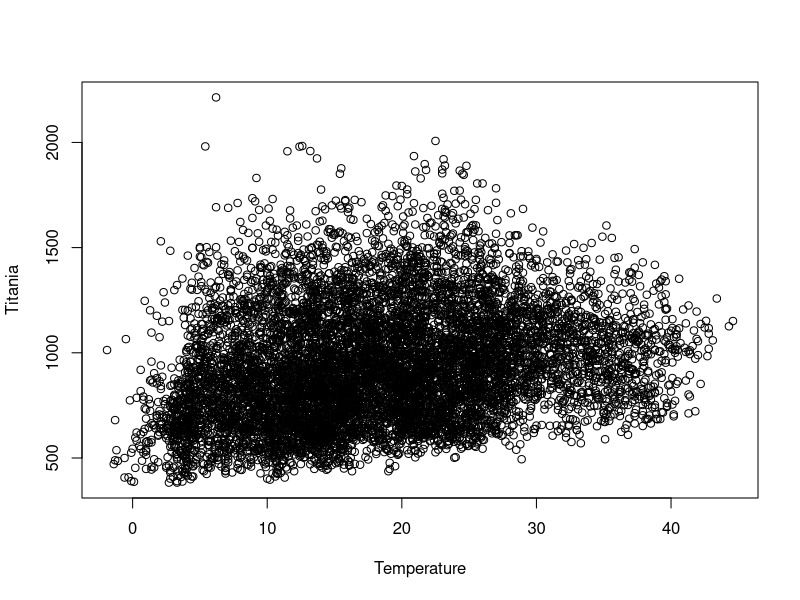
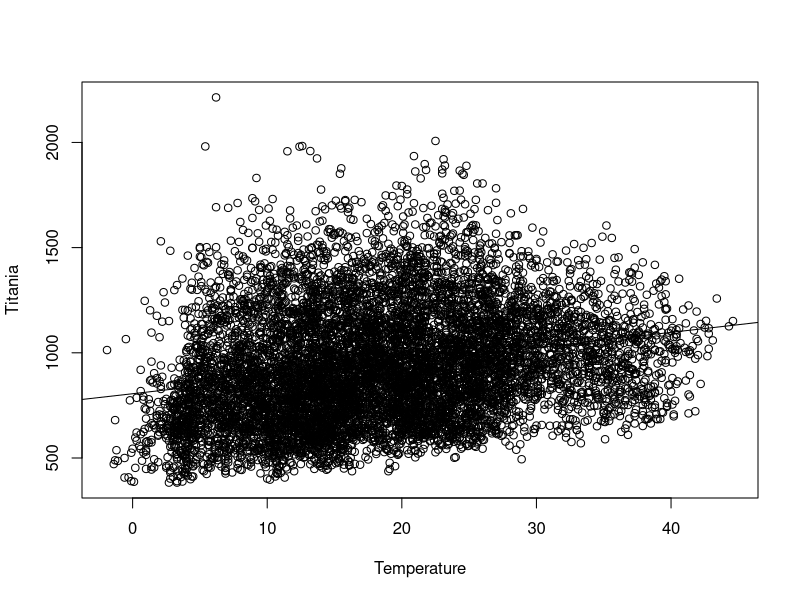
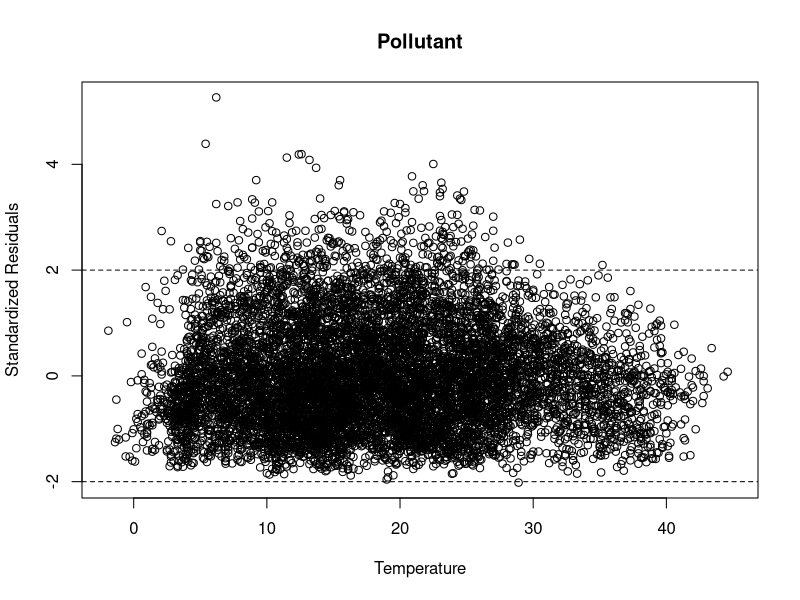
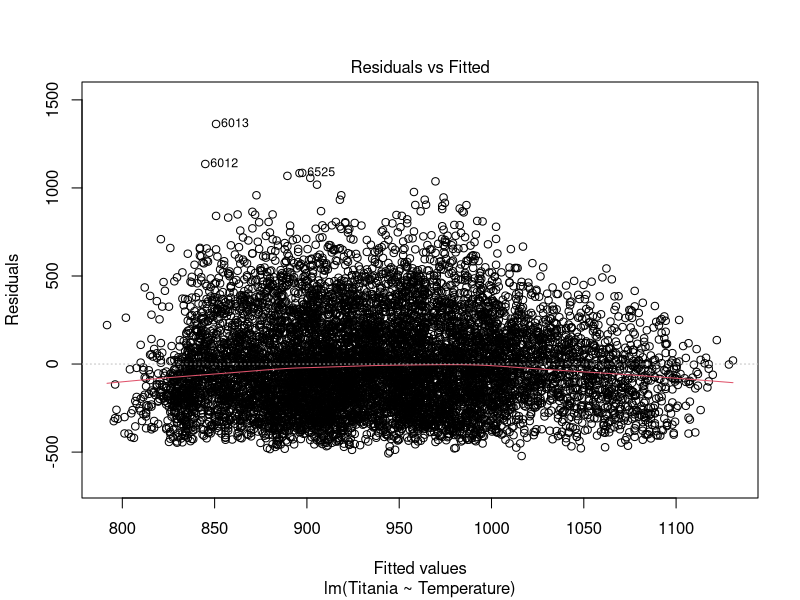
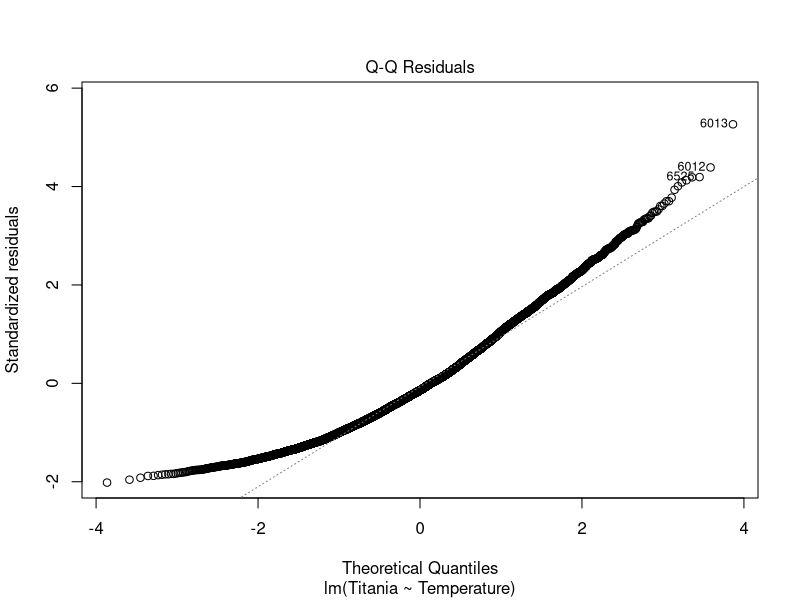
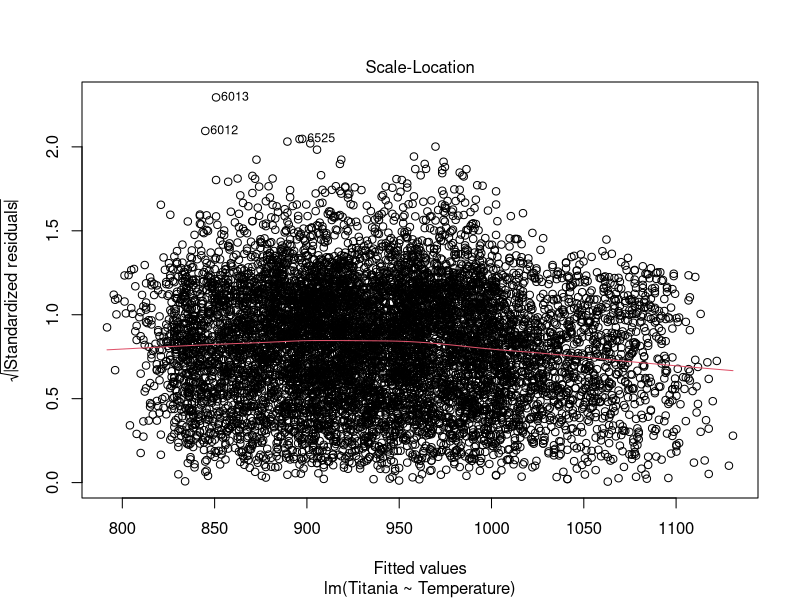
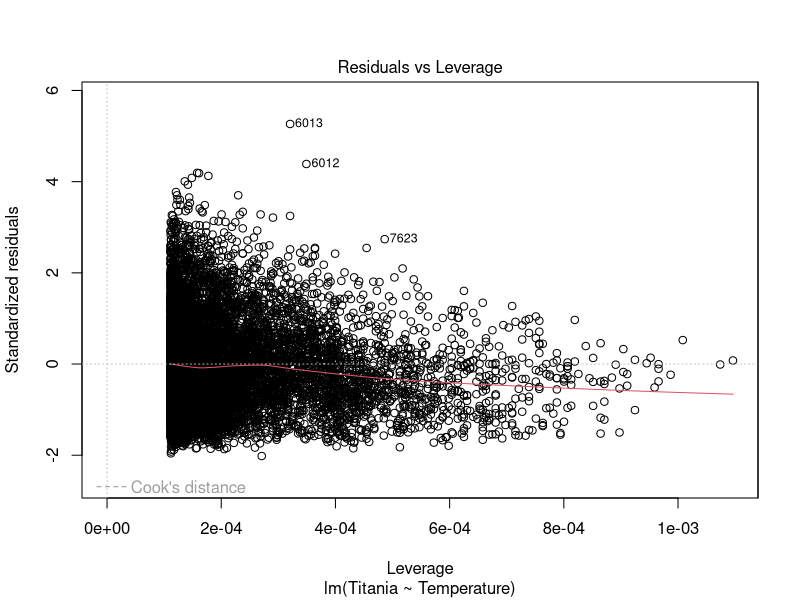

Reproduce these figures in R, in order.
# September 18, 2017
# Lab 2, Pollution example
# For this lab we shall learn the basics of diagnostics

# Read data from cvs file with ";" instead of ","
pollutiondata <- read.csv2("AirQualityData.csv",header=TRUE)

# Replace missing data i.e. -200 with NA
pollutiondata[pollutiondata==-200]<-NA

# Force Temperature to be a numeric vector
Temperature = as.numeric(as.character(pollutiondata$Temperature))
Titania = as.numeric(as.character(pollutiondata$PT08.S2.NMHC.))

summary(Temperature)

summary(Titania)

# Create temporary data set with Temperature and Titania pollutant
tempdataset <- data.frame(Titania, Temperature)
rm(Temperature,Titania)

# Data with NA
Bivariatedataset<-tempdataset[complete.cases(tempdataset), ]

# Remove NA
Bivariatedataset<-Bivariatedataset[complete.cases(Bivariatedataset), ]

#pollutiondatareduced<-pollutiondata[complete.cases(pollutiondata), ]

# Print the first 10 data rows
head(Bivariatedataset,10)

# Attach
attach(Bivariatedataset)

# Plot Titania pollutant vs time
plot(Temperature,Titania,xlab="Temperature", ylab="Titania")

# Perform linear regression between temperature and Titania
m1 <- lm(Titania ~ Temperature)
summary(m1)

# Plot figure with least square fit
plot(Temperature,Titania,xlab="Temperature", ylab="Titania")
abline(lsfit(Temperature,Titania))

#t-value for 95% confidence
tval <- qt(1-0.05/2,8989)
tval

#95% confidence intervals
round(confint(m1,level=0.95),3)

# Let us look at the standardized residual
StanRes2 <- rstandard(m1)
plot(Temperature,StanRes2,xlab="Temperature", ylab="Standardized Residuals",xlim=c(-2,45),main="Pollutant")
abline(h=2,lty=2)
abline(h=-2,lty=2)

# Detach the data frame
detach(Bivariatedataset)

# Plot diagnostic information
# par(mfrow=c(2,2))
plot(m1)

# Notice the leverage points and the Q-Q Normal plot
# What can say about this linear regression model ?

# Can you try other data sets ? For example, 
# Titania ~ Absolute Humidity ? or Relative Humidity ?


